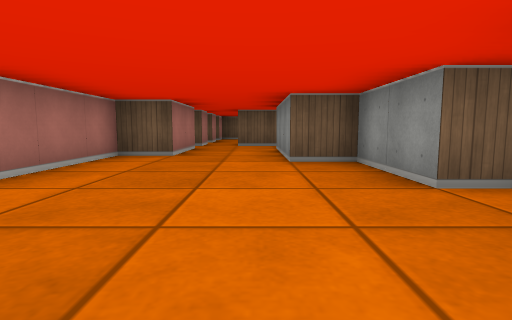
View 1 (above)

19 first-person views from a walk through a cub3D ray-caster map. The camera is about half as high as the walls, tilts 6° down and sees 80° across. The floor is counted in squares. Each view is taken from the middle of a square. On the plan, view 1 faces up. The plan holds only what a view shows up to about 9 squares ahead; the rest is blank. The place goes on beyond the plan.

View 2
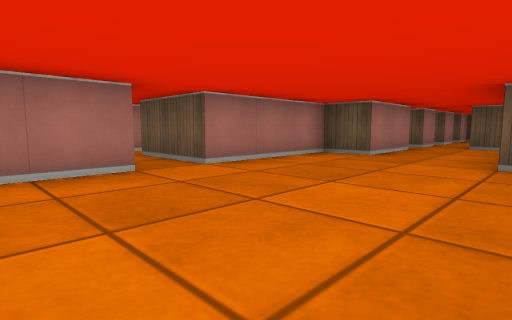

View 3
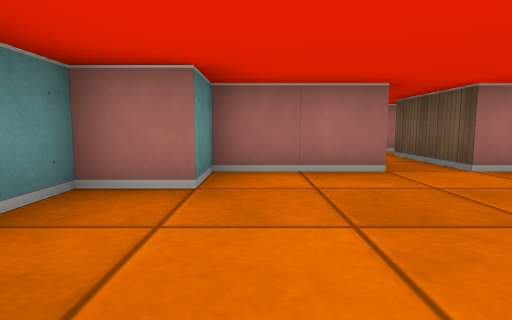

View 4
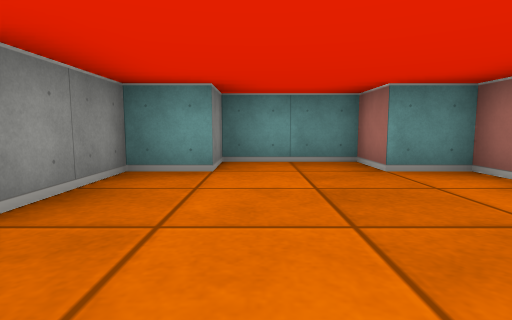

View 5
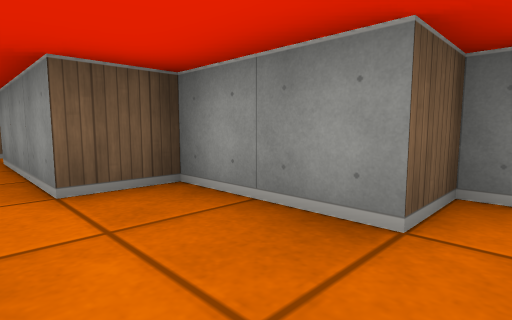

View 6
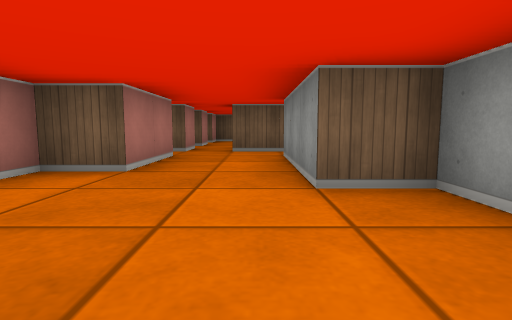

View 7
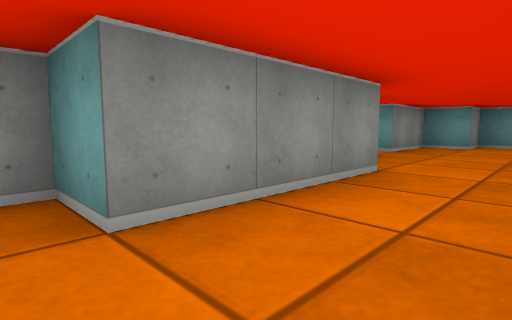

View 8
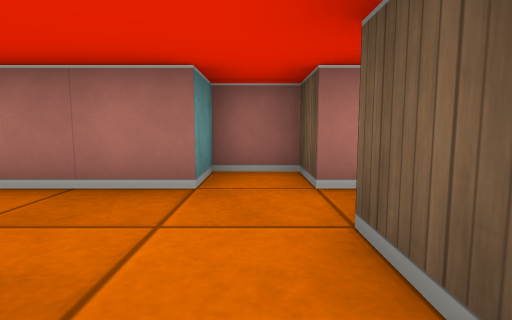

View 9
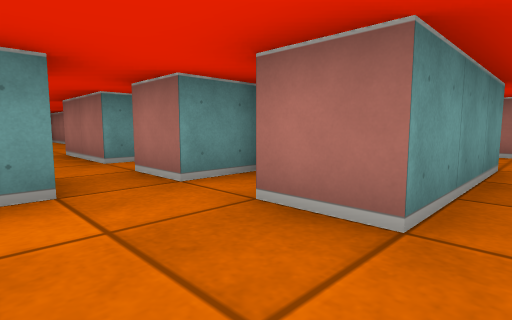

View 10
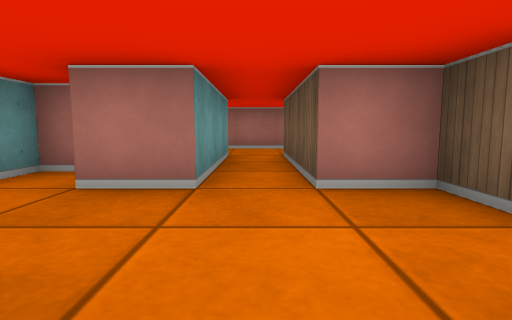

View 11
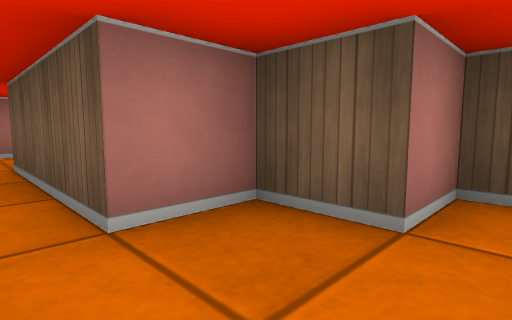

View 12
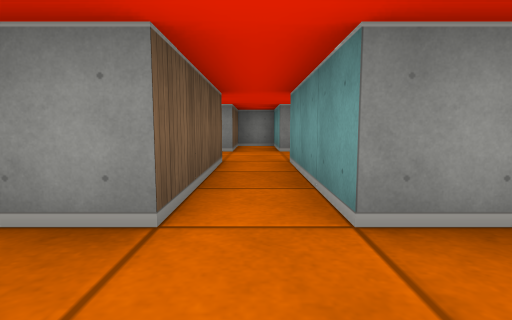

View 13
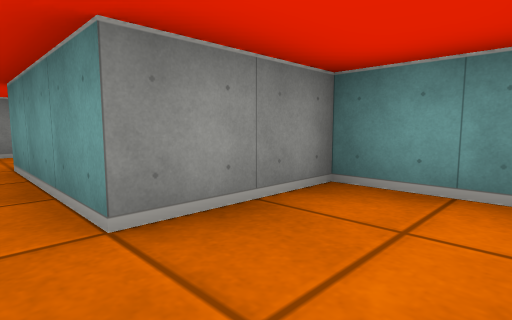

View 14
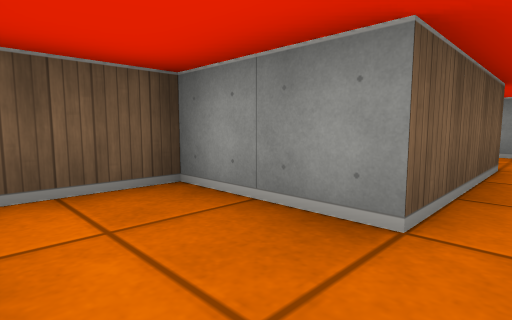

View 15
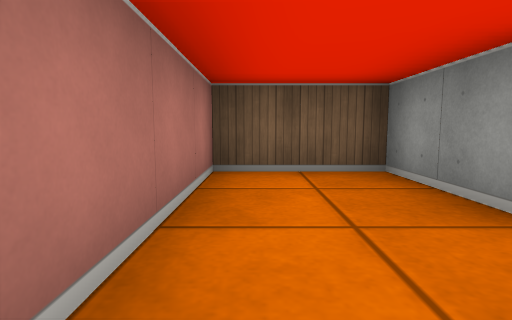

View 16
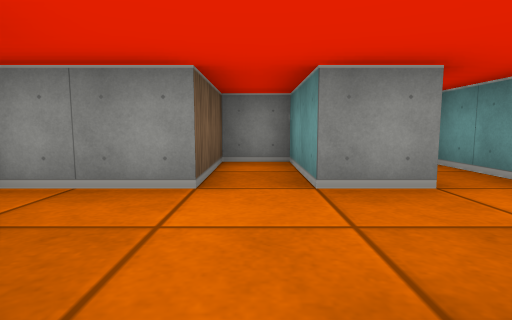

View 17
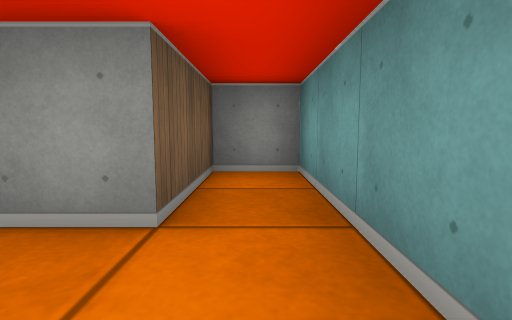

View 18
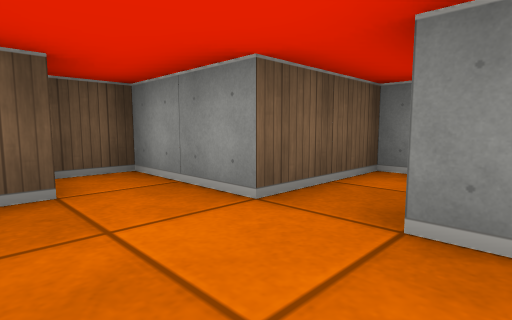

View 19
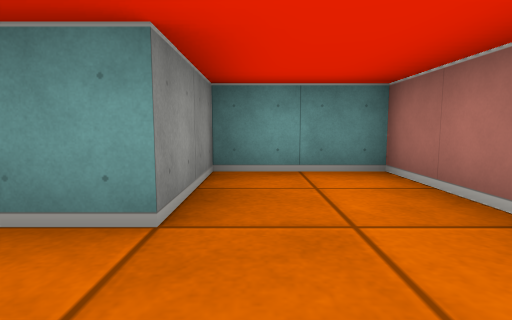

### Floor plan
Points are (right, up) in squares from view 1. A wall is a line through its corners. A room is listed if a view was taken in it or the views show most of it. See-through windows are left out.
Room 1 (views 1, 2, 3, 4, 5, 6, 7, 8)
walls: (2.6, 2.5) (1.5, 2.5) (1.5, 4.5) (0.5, 4.5) (0.5, 7.5) (1.5, 7.5) (1.5, 7.9); (-2.5, 1.6) (-2.5, -0.5) (-1.5, -0.5) (-1.5, -1.5) (0.5, -1.5) (0.5, -0.5) (1.5, -0.5) (1.5, 1.5) (1.9, 1.5); (0.6, 8.5) (-0.5, 8.5); (-1.5, 8.5) (-2.5, 8.5) (-2.5, 7.5) (-1.5, 7.5) (-1.5, 5.5) (-2.5, 5.5) (-2.5, 2.5)
ways out: opening at (-1, 9) to room 4; opening at (-3.5, 2)
Room 2 (views 9, 10, 11)
walls: (0.5, 11.5) (2.5, 11.5) (2.5, 12.5) (0.5, 12.5) (0.5, 14.5) (-0.5, 14.5) (-0.5, 13.5) (-1.5, 13.5) (-1.5, 12.5)
ways out: opening at (-2, 12) to room 3; opening at (-0.5, 11) to room 4
Room 3 (views 12, 13, 14, 15, 16, 19)
walls: (-1.5, 12.5) (-4.5, 12.5) (-4.5, 14.5) (-6.5, 14.5) (-6.5, 9.5) (-4.5, 9.5) (-4.5, 11.5) (-1.5, 11.5)
ways out: opening at (-2, 12) to room 2
Room 4 (views 17, 18)
walls: (-0.6, 9.5) (2.5, 9.5) (2.5, 10.5) (0.5, 10.5) (0.5, 11.5); (-1.5, 11.5) (-1.5, 10.5); (-2.5, 10) (-2.5, 9.5) (-1.5, 9.5) (-1.5, 8.5)
ways out: opening at (-1, 9) to room 1; opening at (-0.5, 11) to room 2

Positions as (right, up) in squares from view 1, and headings:
1: (0, 0), facing up
2: (1, 0), facing up-left
3: (1, 0), facing left
4: (0, 3), facing down
5: (0, 2), facing up-right
6: (0, 2), facing up
7: (-1, 8), facing down-right
8: (1, 8), facing left
9: (0, 12), facing down-left
10: (1, 12), facing left
11: (0, 12), facing up-left
12: (-6, 12), facing right
13: (-6, 12), facing down-right
14: (-6, 12), facing up-right
15: (-6, 11), facing up
16: (-2, 12), facing right
17: (-1, 10), facing right
18: (-1, 11), facing up-right
19: (-5, 13), facing down
